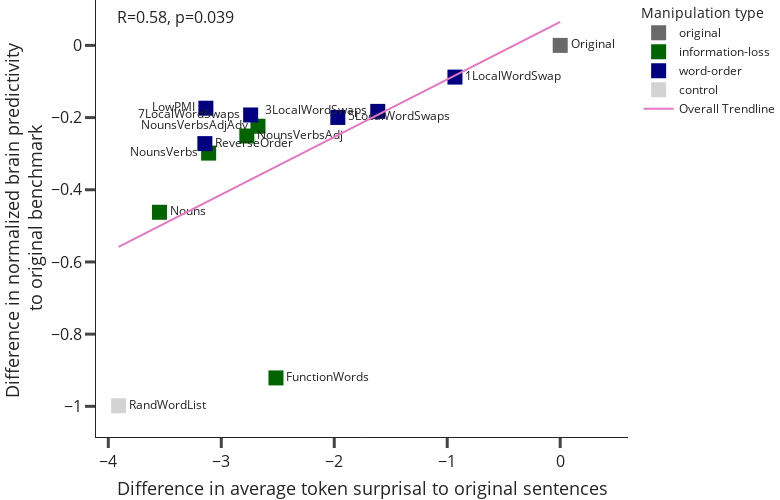

Write notebook code for a chart like this one.
### Code cell
import plotly.express as px
import scipy as sp

#define colors
color_discrete_map= {'original': 'dimgray',
                     "word-order": "navy",
                     "information-loss": 'darkgreen',
                     "control": "lightgray"}

fig = px.scatter(plot_df, x="delta_surprisal", y="delta_brainscore",
                 trendline="ols", trendline_scope="overall",
                 template='simple_white',
                category_orders={"category": ['original','controls','information-loss', 'sentence-meaning','word-order']},
                labels={
                     "delta_surprisal": "Difference in average token surprisal to original sentences",
                     "delta_brainscore": "Difference in normalized brain predictivity <br>to original benchmark"},
                color="category",
                text='condition',
                color_discrete_map=color_discrete_map,
                width=780, height=500)

fig.update_layout(legend_title_text='Manipulation type')

r, p = sp.stats.pearsonr(plot_df['delta_surprisal'], plot_df['delta_brainscore'])
fig.update_layout(xaxis_range=[plot_df['delta_surprisal'].min()-0.2,plot_df['delta_surprisal'].max()+0.6])

annotation_x = plot_df['delta_surprisal'].min() + 0.5
annotation_y = plot_df['delta_brainscore'].max() + 0.05

fig.add_annotation(x=annotation_x, y=annotation_y,
            text='R={:.2f}, p={:.2g}'.format(r, p),
            showarrow=False,
            yshift=10, font=dict(size=16))
fig.update_traces(marker_size=15)
fig.update_traces(marker_symbol="square")
fig.update_layout(margin = {'l':0,'r':0,'t':0,'b':0})

def improve_text_position(x):
    """ it is more efficient if the x values are sorted """
    positions = ['middle right', 'middle left']
    return [positions[i % len(positions)] for i in range(len(x))]

fig.update_traces(textposition=improve_text_position(plot_df['condition']), textfont=dict(size=12))
# fig.update_layout(height=500, font=dict(size=12))
fig.update_xaxes(tickfont_size=16, ticklen=10, tickwidth=3,titlefont=dict(size=18))
fig.update_yaxes(tickfont_size=16, ticklen=10, tickwidth=3,titlefont=dict(size=18))


if save:
    fig.write_image(f"results_paper/surprisal2brainscore/surprisal2bs_{approach}.png", scale=1)
    fig.write_image(f"results_paper/surprisal2brainscore/surprisal2bs_{approach}.svg")

fig.show()

### Figure 1 — Plotly figure (JSON) as saved in the notebook; plotly's stock layout.template omitted (floating-point values rounded to 4 significant figures)
{"data": [{"hovertemplate": "category=original<br>Difference in average token surprisal to original sentences=%{x}<br>Difference in normalized brain predictivity <br>to original benchmark=%{y}<br>condition=%{text}<extra></extra>", "legendgroup": "original", "marker": {"color": "dimgray", "size": 15, "symbol": "square"}, "mode": "markers+text", "name": "original", "orientation": "v", "showlegend": true, "text": ["Original"], "textfont": {"size": 12}, "textposition": ["middle right", "middle left", "middle right", "middle left", "middle right", "middle left", "middle right", "middle left", "middle right", "middle left", "middle right", "middle left", "middle right"], "type": "scatter", "x": [0], "xaxis": "x", "y": [0], "yaxis": "y"}, {"hovertemplate": "category=information-loss<br>Difference in average token surprisal to original sentences=%{x}<br>Difference in normalized brain predictivity <br>to original benchmark=%{y}<br>condition=%{text}<extra></extra>", "legendgroup": "information-loss", "marker": {"color": "darkgreen", "size": 15, "symbol": "square"}, "mode": "markers+text", "name": "information-loss", "orientation": "v", "showlegend": true, "text": ["Nouns", "NounsVerbs", "NounsVerbsAdj", "NounsVerbsAdjAdv", "FunctionWords"], "textfont": {"size": 12}, "textposition": ["middle right", "middle left", "middle right", "middle left", "middle right", "middle left", "middle right", "middle left", "middle right", "middle left", "middle right", "middle left", "middle right"], "type": "scatter", "x": [-3.547, -3.112, -2.774, -2.675, -2.516], "xaxis": "x", "y": [-0.4624, -0.2984, -0.2511, -0.224, -0.9213], "yaxis": "y"}, {"hovertemplate": "category=word-order<br>Difference in average token surprisal to original sentences=%{x}<br>Difference in normalized brain predictivity <br>to original benchmark=%{y}<br>condition=%{text}<extra></extra>", "legendgroup": "word-order", "marker": {"color": "navy", "size": 15, "symbol": "square"}, "mode": "markers+text", "name": "word-order", "orientation": "v", "showlegend": true, "text": ["1LocalWordSwap", "3LocalWordSwaps", "5LocalWordSwaps", "7LocalWordSwaps", "ReverseOrder", "LowPMI"], "textfont": {"size": 12}, "textposition": ["middle right", "middle left", "middle right", "middle left", "middle right", "middle left", "middle right", "middle left", "middle right", "middle left", "middle right", "middle left", "middle right"], "type": "scatter", "x": [-0.9317, -1.615, -1.968, -2.74, -3.145, -3.136], "xaxis": "x", "y": [-0.08782, -0.1828, -0.1997, -0.1927, -0.2721, -0.174], "yaxis": "y"}, {"hovertemplate": "category=control<br>Difference in average token surprisal to original sentences=%{x}<br>Difference in normalized brain predictivity <br>to original benchmark=%{y}<br>condition=%{text}<extra></extra>", "legendgroup": "control", "marker": {"color": "lightgray", "size": 15, "symbol": "square"}, "mode": "markers+text", "name": "control", "orientation": "v", "showlegend": true, "text": ["RandWordList"], "textfont": {"size": 12}, "textposition": ["middle right", "middle left", "middle right", "middle left", "middle right", "middle left", "middle right", "middle left", "middle right", "middle left", "middle right", "middle left", "middle right"], "type": "scatter", "x": [-3.909], "xaxis": "x", "y": [-0.9985], "yaxis": "y"}, {"hovertemplate": "<b>OLS trendline</b><br>delta_brainscore = 0.159439 * delta_surprisal + 0.0652573<br>R<sup>2</sup>=0.332656<br><br>Difference in average token surprisal to original sentences=%{x}<br>Difference in normalized brain predictivity <br>to original benchmark=%{y} <b>(trend)</b><extra></extra>", "legendgroup": "Overall Trendline", "line": {"color": "#E377C2"}, "marker": {"size": 15, "symbol": "square"}, "mode": "lines", "name": "Overall Trendline", "showlegend": true, "textfont": {"size": 12}, "textposition": ["middle right", "middle left", "middle right", "middle left", "middle right", "middle left", "middle right", "middle left", "middle right", "middle left", "middle right", "middle left", "middle right"], "type": "scatter", "x": [-3.909, -3.547, -3.145, -3.136, -3.112, -2.774, -2.74, -2.675, -2.516, -1.968, -1.615, -0.9317, 0], "xaxis": "x", "y": [-0.558, -0.5003, -0.4362, -0.4348, -0.4309, -0.377, -0.3716, -0.3613, -0.3359, -0.2486, -0.1922, -0.0833, 0.06526], "yaxis": "y"}], "layout": {"annotations": [{"font": {"size": 16}, "showarrow": false, "text": "R=0.58, p=0.039", "x": -3.409, "y": 0.05, "yshift": 10}], "height": 500, "legend": {"title": {"text": "Manipulation type"}, "tracegroupgap": 0}, "margin": {"b": 0, "l": 0, "r": 0, "t": 0}, "width": 780, "xaxis": {"anchor": "y", "domain": [0, 1], "range": [-4.109, 0.6], "tickfont": {"size": 16}, "ticklen": 10, "tickwidth": 3, "title": {"font": {"size": 18}, "text": "Difference in average token surprisal to original sentences"}}, "yaxis": {"anchor": "x", "domain": [0, 1], "tickfont": {"size": 16}, "ticklen": 10, "tickwidth": 3, "title": {"font": {"size": 18}, "text": "Difference in normalized brain predictivity <br>to original benchmark"}}}}
